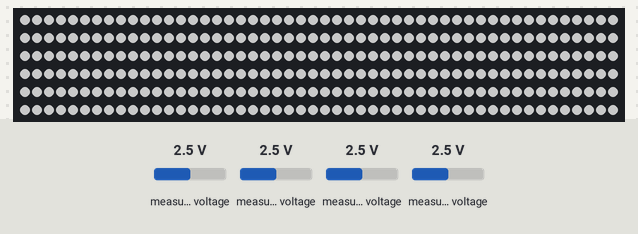
This sketch was run on a simulated Arduino Uno, built with avr-gcc and run on an emulated ATmega328P. Parts: 300 RGB LEDs in strip order, left to right, continuing on the next row. The test bench sets the inputs (shaded band); at power-on: measured voltage 2.5 V. Dim RGB values are drawn brighter than linear; what the sketch prints to the serial monitor is not drawn.

Above: at 0.1 s.

The sketch:

wristband-no-toggle.ino
```cpp
#include <FastLED.h>
#include <Adafruit_ADS1X15.h>
#include <Adafruit_NeoPixel.h>

Adafruit_ADS1115 ads;
// Define the number of LEDs and the data pin for the output (if using NeoPixels)
#define NUM_LEDS 300
#define DATA_PIN 13 // Pin to the WS2812/NeoPixel strip (if using digital LEDs)
Adafruit_NeoPixel pixels = Adafruit_NeoPixel(300, 13, NEO_GRB + NEO_KHZ800);
unsigned long startMillis;  //some global variables available anywhere in the program
unsigned long currentMillis;
const unsigned long period = 2;


void setup() {

  Serial.begin(115200);

  //If you are getting "Failed to initialize", then most likely your ADS is not at address 0x48. You'll need to look up code online to find the address of your ADS1115
  if (!ads.begin(0x48)) {
    Serial.println("Failed to initialize ADS.");
    while (1);
  }

  ads.setDataRate(RATE_ADS1115_128SPS); //Any higher than this rate seemed to cause too much blinking

  pixels.begin();
  pixels.clear();
  pixels.setBrightness(100);
  pixels.show();
}

void loop() {
  unsigned long currentMillis = millis();
  if ((currentMillis - startMillis >= period))
  {
    int16_t adc0, adc1, adc2, adc3;

    adc0 = ads.readADC_SingleEnded(0);
    adc1 = ads.readADC_SingleEnded(1);
    adc2 = ads.readADC_SingleEnded(2);
    adc3 = ads.readADC_SingleEnded(3);

    int blue = map(adc2, 17400, 20200, 255, 0);
    if(blue > 255)
      blue = 255;
    if(blue < 5)
      blue = 0;
    int red = map(adc1, 17400, 20200, 255, 0);
    if(red > 255)
      red = 255;
    if(red < 5)
      red = 0;
    int green = map(adc3, 11400, 20200, 255, 0);
    if(green > 255)
      green = 255;
    if(green < 5)
      green = 0;

    for (int i = 0; i < NUM_LEDS; i++) {
      pixels.setPixelColor(i, red, green, blue);
    }
    //Remove or comment these two lines once you have confirmed the values work
    Serial.println("-----");
    Serial.print("Red: "); Serial.print(adc1); Serial.print(" --- "); Serial.print(red);Serial.print(" Green: "); Serial.print(adc3); Serial.print(" Blue: "); Serial.print(adc2);

    pixels.show();
    startMillis = currentMillis;
  }


}
```
